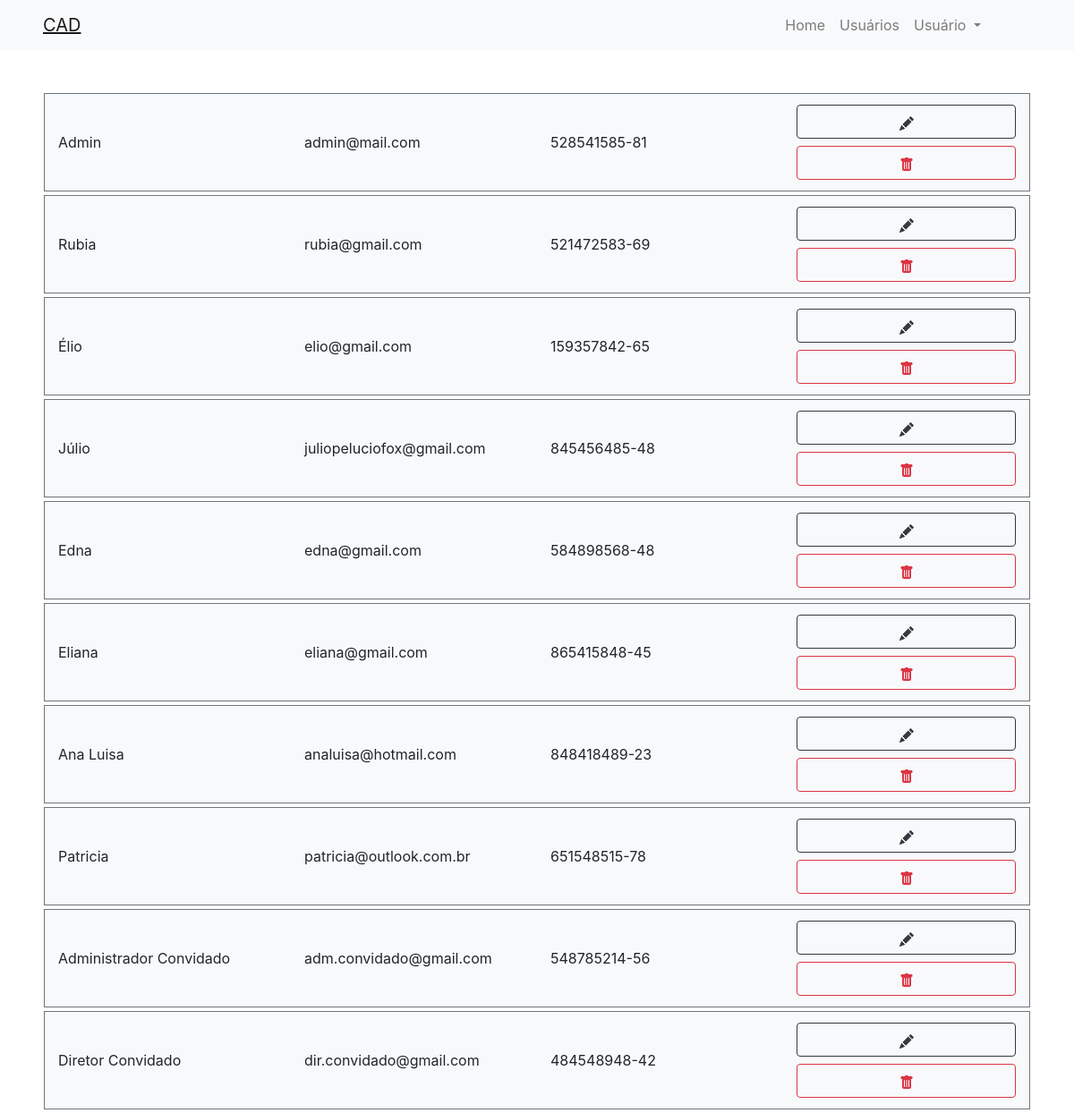
The app's page /view/index.php with its own data.
### tables this page shows
CREATE TABLE IF NOT EXISTS `users` (
  `id` int(11) NOT NULL AUTO_INCREMENT,
  `name` varchar(255) NOT NULL,
  `email` varchar(255) NOT NULL,
  `password` varchar(255) NOT NULL,
  `cpf` varchar(255) NOT NULL,
  `admin` enum('0','1') NOT NULL,
  PRIMARY KEY (`id`),
  UNIQUE KEY `email` (`email`),
  UNIQUE KEY `cpf` (`cpf`)
) AUTO_INCREMENT=11 DEFAULT CHARSET=utf8;

### model/User.php (called while the page is built, shortened)
<?php
require_once('DBConnection.php');
class User extends DBConnection
{
    public function getUsers()
    {
        try {
            $sql = "SELECT * FROM `users`";
            $dbc = new DBConnection();
            return $dbc->getQuery($sql);
        } catch (PDOException $e) {
            echo __LINE__ . $e->getMessage();
        }
    }
}

### model/DBConnection.php (called while the page is built, shortened)
<?php
class DBConnection extends PDO
{
    protected $_config = array(
        'driver' => 'mysql',
        'port' => '3307',
        'host' => '127.0.0.1',
        'dbname' => 'users_crud',
        'username' => 'root',
        'password' => '',
        'options' => array(PDO::ATTR_ERRMODE => PDO::ERRMODE_EXCEPTION, PDO::ATTR_DEFAULT_FETCH_MODE => PDO::FETCH_ASSOC)
    );
    public $dbc;
    private function createConnection()
    {
        $dsn = "" .
            $this->_config['driver'] .
            ":host=" . $this->_config['host'] .
            ";port=". $this->_config['port'] .
            ";dbname=" . $this->_config['dbname'];
        try {
            $this->dbc = new PDO($dsn, $this->_config['username'], $this->_config['password'], $this->_config['options']);
            $this->dbc->exec("set names utf8");
        } catch (PDOException $e) {
            echo __LINE__ . $e->getMessage();
        }
    }
    public function getQuery($sql, array $params = null)
    {
        $stmt = $this->dbc->prepare($sql);
        $stmt->execute($params);
        return $stmt->fetchAll(PDO::FETCH_ASSOC);
    }
}

### controller/UserController.php (called while the page is built, shortened)
<?php
require_once('../model/User.php');
$controller = new UserController();
class UserController
{
    private $user;
    public function __construct()
    {
        $this->user = new User();
    }
    public function loadAllUsers()
    {
        return $this->user->getUsers();
    }
    public function cpf_format($string){
        return substr($string, 0, -2) . '-' . substr($string, -2);
    }
}

### view/index.php (the view, shortened to what this page needs)
<?php require_once('header.php');
require_once('../controller/UserController.php') ?>
<?php $users = $controller->loadAllUsers() ?>
<div class="container mt-5">
    <?php $i = 0;
    foreach ($users as $row => $column) : $i++; ?>
        <div class="row bg-light py-2 m-1 border border-secondary align-items-center">
            <div class="col-sm my-1">
                <?php echo $column['name'] ?>
            </div>
            <div class="col-sm my-1">
                <?php echo $column['email'] ?>
            </div>
            <div class="col-sm my-1">
                <?php echo $controller->cpf_format($column['cpf']) ?>
            </div>
            <div class="col-sm my-1">
                <a href="edit.php/<?php echo $column['id'] ?>" class="btn btn-block btn-outline-dark">
                </a>
                <a href="delete.php/<?php echo $column['id'] ?>" class="btn btn-block btn-outline-danger">
                </a>
            </div>
        </div>
    <?php endforeach ?>
</div>
<?php require_once('footer.php') ?>

### view/header.php (shortened to what this page needs)
<!DOCTYPE html>
<html lang="pt-br">
<head>
    <link rel="stylesheet" href="https://cdn.jsdelivr.net/npm/bootstrap@4.5.3/dist/css/bootstrap.min.css">
</head>
<body>
    <nav class="navbar navbar-expand-lg navbar-light bg-light px-md-5">
        <a class="navbar-brand" href="#"><u>CAD</u></a>
        <div class="collapse navbar-collapse justify-content-end" id="navbarSupportedContent">
            <ul class="navbar-nav">
                <li class="nav-item">
                    <a class="nav-link" href="#">Home</a>
                </li>
                <li class="nav-item">
                    <a class="nav-link" href="#">Usuários</a>
                </li>
                <li class="dropdown mr-5">
                    <a class="nav-link dropdown-toggle" href="#" id="navbarDropdown" role="button" data-toggle="dropdown" aria-haspopup="true" aria-expanded="false">
                        Usuário
                    </a>
                </li>
            </ul>
        </div>
    </nav>

### view/footer.php (shortened to what this page needs)
</body>
</html>

### records on screen
users: name "Admin", email "admin@mail.com", cpf "528541585-81"
users: name "Rubia", email "rubia@gmail.com", cpf "521472583-69"
users: name "Élio", email "elio@gmail.com", cpf "159357842-65"
users: name "Júlio", email "juliopeluciofox@gmail.com", cpf "845456485-48"
users: name "Edna", email "edna@gmail.com", cpf "584898568-48"
users: name "Eliana", email "eliana@gmail.com", cpf "865415848-45"
users: name "Ana Luisa", email "analuisa@hotmail.com", cpf "848418489-23"
users: name "Patricia", email "patricia@outlook.com.br", cpf "651548515-78"
users: name "Administrador Convidado", email "adm.convidado@gmail.com", cpf "548785214-56"
users: name "Diretor Convidado", email "dir.convidado@gmail.com", cpf "484548948-42"
